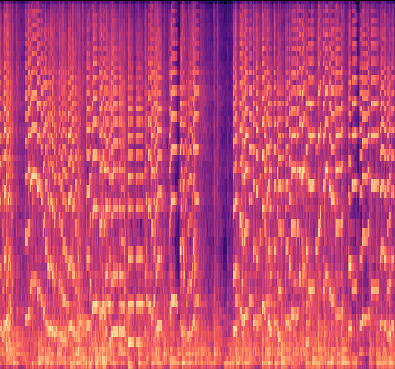
#> input picture MusicLDM-main/Figure_1motoonngenn.png, 395 x 369 px
$ python ssim_image.py
#> lines starting #> are read from the running program, lines starting #| are printed output that depends on the picture
from skimage.metrics import structural_similarity as ssim
import cv2
import numpy as np
from PIL import Image
from sklearn.metrics.pairwise import cosine_similarity
def load_and_preprocess_image(image_path, target_size=(128, 128)):
    """
    画像を読み込み、指定されたサイズにリサイズし、1次元のベクトルに変換します。

    Args:
        image_path (str): 画像ファイルのパス
        target_size (tuple): 画像のリサイズ先のサイズ (width, height)

    Returns:
        np.array: 1次元のベクトル化された画像データ
    """
    image = Image.open(image_path).convert('RGB')  # 画像をRGB形式で開く
    image = image.resize(target_size)  # 画像をリサイズ
    image_array = np.array(image)  # NumPy配列に変換
    flattened_array = image_array.flatten()  # 1次元ベクトルに変換
    normalized_array = flattened_array / 255.0  # [0, 255] を [0, 1] に正規化
    return normalized_array


def calculate_ssim(image_path1, image_path2):
    #画像を読み込み（グレースケール）
    img1 = cv2.imread(image_path1, cv2.IMREAD_GRAYSCALE)
    img2 = cv2.imread(image_path2, cv2.IMREAD_GRAYSCALE)
    print(img1.shape)
    print(img2.shape)
    #入力チェック
    if img1 is None or img2 is None:
        print("画像の読み込みに失敗しました。ファイルパスを確認してください。")
        return

    #画像サイズのチェック
    if img1.shape != img2.shape:
        print("画像サイズが一致していません。画像をリサイズしてください。")
        return

    #SSIMの計算
    ssim_value, _ = ssim(img1, img2, full=True)
    print(f"SSIM: {ssim_value:.4f}")

#使用例
#画像ファイルのパスを指定
image1_path = "Figure_1motoonngenn.png"
image2_path = "Figure_1tanbunn.png"

# 画像をベクトル化
image_vector1 = load_and_preprocess_image(image1_path)
#> in load_and_preprocess_image, `image = image.resize(target_size)`:
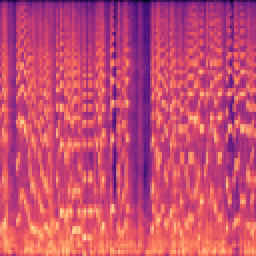
#> image: PIL image 128x128 RGB (shown 2 times larger); mean R, G, B 197.7, 75.5, 113
image_vector2 = load_and_preprocess_image(image2_path)
#> call 2 of load_and_preprocess_image, with image_path = 'Figure_1tanbunn.png', target_size = (128, 128)
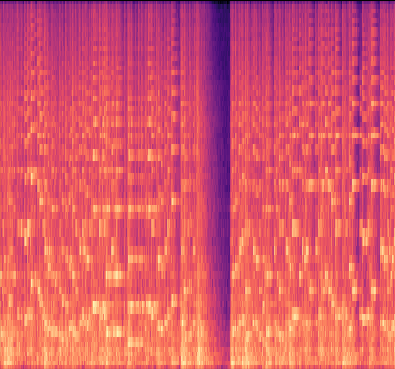
#> input picture MusicLDM-main/Figure_1tanbunn.png, 395 x 369 px
#> in load_and_preprocess_image (call 2), `image = image.resize(target_size)`:
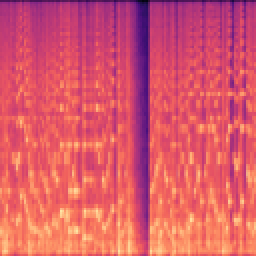
#> image: PIL image 128x128 RGB (shown 2 times larger); mean R, G, B 218, 89.4, 106.1

# 2つの画像ベクトルを(1, N)の形に変換してコサイン類似度を計算
cosine_sim = cosine_similarity([image_vector1], [image_vector2])
#> cosine_sim = [0.987]

print(f"2つの画像のコサイン類似度: {cosine_sim[0][0]:.4f}")
#| 2つの画像のコサイン類似度: 0.9875
calculate_ssim(image1_path, image2_path)
#> in calculate_ssim, `img1 = cv2.imread(image_path1, cv2.IMREAD_GRAYSCALE)`:
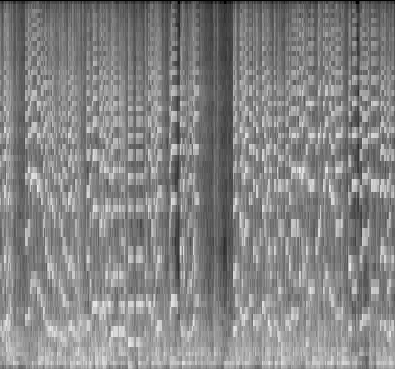
#> img1: shape (369, 395); min 0, max 240, mean 132.7
#> in calculate_ssim, `img2 = cv2.imread(image_path2, cv2.IMREAD_GRAYSCALE)`:
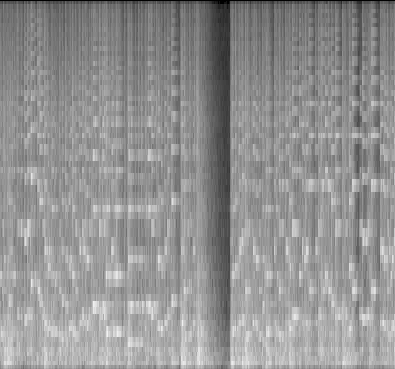
#> img2: shape (369, 395); min 0, max 242, mean 146.1
#| (369, 395)
#| (369, 395)
#> in calculate_ssim, `ssim_value, _ = ssim(img1, img2, full=True)`: ssim_value = 0.445
#| SSIM: 0.4454
